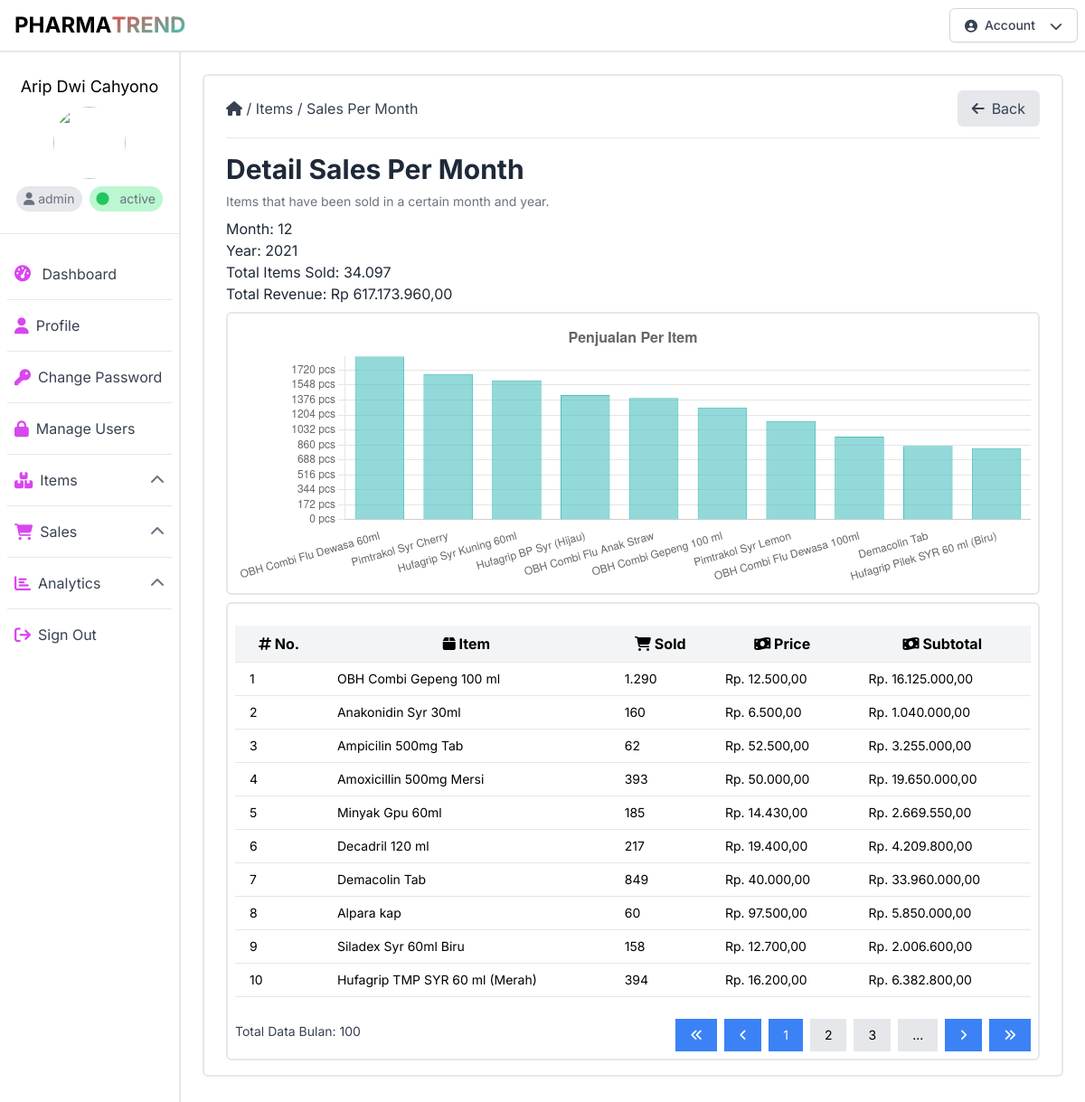
Screenshot of /detail_sales_per_month.php?month=12&year=2021 (signed in) with the database file from the repository.
### tables this page shows
CREATE TABLE `sales` (
  `id` int(11) NOT NULL,
  `code` varchar(32) NOT NULL,
  `sold` varchar(256) NOT NULL,
  `month` varchar(16) NOT NULL,
  `year` varchar(16) NOT NULL,
  `created_at` datetime NOT NULL,
  `updated_at` datetime NOT NULL,
  `id_item` int(11) NOT NULL,
  `id_user` int(11) NOT NULL
);

CREATE TABLE `items` (
  `id` int(11) NOT NULL,
  `code` varchar(32) NOT NULL,
  `name` varchar(128) NOT NULL,
  `price` varchar(256) NOT NULL,
  `unit` varchar(32) NOT NULL,
  `stock` varchar(256) NOT NULL,
  `created_at` datetime NOT NULL,
  `updated_at` datetime NOT NULL,
  `id_user` int(11) NOT NULL
);

### public/detail_sales_per_month.php (the view, shortened to what this page needs)
<?php
require_once("config.php");
$month = $_GET['month'];
$year = $_GET['year'];
$query = "SELECT sales.id, sales.id_item, sales.sold, sales.month, sales.year, items.id, items.code, items.name, items.unit, items.price, items.stock, items.created_at, items.updated_at, items.id_user, users.id, users.fullname, users.email, users.phone, users.address, users.photo, users.created_at, users.updated_at FROM sales INNER JOIN items ON sales.id_item = items.id INNER JOIN users ON items.id_user = users.id WHERE sales.month = $month AND sales.year = $year ORDER BY sales.year ASC, sales.month ASC";
$result = mysqli_query($conn, $query);
$labels = [];
$data = [];
$totalSold = 0;
$revenue = 0;
while ($row = mysqli_fetch_assoc($result)) {
    $item = $row['name'];
    if (!in_array($item, $labels)) {
        $labels[] = $item;
    }
    $data[] = $row['sold'];
    $sold = $row['sold'];
    $price = $row['price'];
    $totalSold += $sold;
    $itemRevenue = $sold * $price;
    $revenue += $itemRevenue;
}
array_multisort($data, SORT_DESC, $labels);
$topLabels = array_slice($labels, 0, 10);
$topData = array_slice($data, 0, 10);
$labelsJSON = json_encode($topLabels);
$dataJSON = json_encode($topData);
$itemsPerPage = 10;
$totalRowsQuery = "SELECT COUNT(*) AS total_rows FROM sales WHERE month = $month AND year = $year";
$totalRowsResult = mysqli_query($conn, $totalRowsQuery);
$totalRowsRow = mysqli_fetch_assoc($totalRowsResult);
$totalRows = $totalRowsRow['total_rows'];
$totalPages = ceil($totalRows / $itemsPerPage);
$currentpage = isset($_GET['page']) ? $_GET['page'] : 1;
$offset = ($currentpage - 1) * $itemsPerPage;
$query2 = "SELECT sales.id, sales.id_item, sales.sold, sales.month, sales.year, items.id, items.code, items.name, items.unit, items.price, items.stock, items.created_at, items.updated_at, items.id_user, users.id, users.fullname, users.email, users.phone, users.address, users.photo, users.created_at, users.updated_at FROM sales INNER JOIN items ON sales.id_item = items.id INNER JOIN users ON items.id_user = users.id WHERE sales.month = $month AND sales.year = $year ORDER BY sales.year ASC, sales.month ASC LIMIT $itemsPerPage OFFSET $offset";
$firstPage = 1;
$lastPage = $currentpage == $totalPages;
$prevPage = $currentpage - 1;
$nextPage = $currentpage + 1;
$result2 = mysqli_query($conn, $query2);
?>
<!DOCTYPE html>
<html lang="id">
<head>
    <link rel="stylesheet" href="css/output.css">
    <link rel="stylesheet" href="https://cdnjs.cloudflare.com/ajax/libs/font-awesome/6.4.0/css/all.min.css" />
</head>
<body class="font-inter">
    <header class="bg-white w-full border-b-2 border-gray-200">
        <?php
        include("components/navbar.php");
        ?>
    </header>
    <div class="container-fluid mx-auto h-auto">
        <div class="flex">
            <?php
            include("components/sidebar.php");
            ?>
            <div class="w-10/12 h-[calc(100vh-3.5rem)] p-2 md:p-4 lg:p-6 xl:p-8 overflow-y-auto mb-10">
                <div class="w-full h-auto border-2 border-gray-200 rounded-md py-4 px-6">
                    <div class="flex items-center gap-2 mb-3 justify-between">
                        <div>
                            <a href="dashboard.php" class="text-gray-700 hover:text-gray-950"><i
                                class="fas fa-home"></i></a>
                            <span class="text-gray-700">/</span>
                            <a href="items.php" class="text-gray-700 hover:text-gray-950">Items</a>
                            <span class="text-gray-700">/</span>
                            <a href="sales_per_month.php" class="text-gray-700 hover:text-gray-950">Sales Per Month</a>
                        </div>
                        <button class="flex flex-row justify-center items-center bg-gray-200 hover:bg-gray-300 rounded-md px-4 py-2 text-gray-700 space-x-2" onclick="window.history.back();">
                            <i class="fas fa-arrow-left"></i>
                            <span>Back</span>
                        </button>
                    </div>
                    <hr>
                    <div class="flex flex-col gap-4 mt-4">
                        <div class="flex flex-col gap-2">
                            <div class="">
                                <h1 class="text-3xl font-bold text-gray-800">Detail Sales Per Month</h1>
                                <p class="mt-2 text-sm text-gray-500">Items that have been sold in a certain month and year.</p>
                            </div>
                            <div class="">
                                <h2 class="text-md text-gray-800">Month: <?php echo $month; ?></h2>
                                <h2 class="text-md text-gray-800">Year: <?php echo $year; ?></h2>
                                <h2 class="text-md text-gray-800">Total Items Sold: <?php echo number_format($totalSold, 0, ',', '.'); ?></h2>
                                <h2 class="text-md text-gray-800">Total Revenue: Rp <?php echo number_format($revenue, 2, ',', '.'); ?></h2>
                            </div>
                            <div class="w-full h-auto border-2 border-gray-200 rounded-md py-2 px-2">
                                <canvas id="salesChart" height="100px"></canvas>
                            </div>
                            <div class="w-full h-auto border-2 border-gray-200 rounded-md py-2 px-2">
                                <table class="w-full mt-4">
                                    <thead>
                                        <tr>
                                            <th class="py-2 px-4 bg-gray-100 border-b">
                                                <i class="fas fa-hashtag"></i>
                                                No.
                                            </th>
                                            <th class="py-2 px-4 bg-gray-100 border-b">
                                                <i class="fas fa-box"></i>
                                                Item
                                            </th>
                                            <th class="py-2 px-4 bg-gray-100 border-b">
                                                <i class="fas fa-shopping-cart"></i>
                                                Sold
                                            </th>
                                            <th class="py-2 px-4 bg-gray-100 border-b">
                                                <i class="fas fa-money-bill-wave"></i>
                                                Price
                                            </th>
                                            <th class="py-2 px-4 bg-gray-100 border-b">
                                                <i class="fas fa-money-bill-wave"></i>
                                                Subtotal
                                            </th>
                                        </tr>
                                    </thead>
                                    <tbody>
                                        <?php
                                        $no = ($currentpage - 1) * $itemsPerPage + 1;
                                        while ($row = mysqli_fetch_assoc($result2)) {
                                            $itemName = $row['name'];
                                            $itemSold = $row['sold'];
                                            $itemPrice = $row['price'];
                                            $itemSubtotal = $itemSold * $itemPrice;
                                        ?>
                                            <tr>
                                                <td class="text-sm py-2 px-4 border-b"><?php echo $no; ?></td>
                                                <td class="text-sm py-2 px-4 border-b"><?php echo $itemName; ?></td>
                                                <td class="text-sm py-2 px-4 border-b"><?php echo number_format($itemSold, 0, ',', '.'); ?></td>
                                                <td class="text-sm py-2 px-4 border-b">Rp. <?php echo number_format($itemPrice, 2, ',', '.'); ?></td>
                                                <td class="text-sm py-2 px-4 border-b">Rp. <?php echo number_format($itemSubtotal, 2, ',', '.'); ?></td>
                                            </tr>
                                        <?php
                                            $no++;
                                        }
                                        ?>
                                    </tbody>
                                </table>
                                <div class="flex items-center justify-between mt-4">
                                    <div class="flex items-center">
                                        <p class="text-sm text-gray-700">Total Data Bulan: <?php echo $totalRows; ?></p>
                                    </div>
                                    <div class="flex items-center justify-between">
                                        <div class="flex flex-row items-center justify-end gap-2 mt-2 text-sm">
                                            <?php if ($totalPages > 1) { ?>
                                                <a href="?month=<?php echo $month; ?>&year=<?php echo $year; ?>&page=<?php echo $firstPage; ?>" class="py-2 px-4 bg-blue-500 text-white hover:bg-blue-600">
                                                        <i class="fas fa-angle-double-left"></i>
                                                </a>
                                                <a href="?month=<?php echo $month; ?>&year=<?php echo $year; ?>&page=<?php echo $prevPage; ?>" class="py-2 px-4 bg-blue-500 text-white hover:bg-blue-600">
                                                        <i class="fas fa-angle-left"></i>
                                                </a>
                                                <?php for ($i = 1; $i <= $totalPages; $i++) { ?>
                                                    <?php if ($i == $currentpage) { ?>
                                                        <a href="?month=<?php echo $month; ?>&year=<?php echo $year; ?>&page=<?php echo $i; ?>" class="py-2 px-4 bg-blue-500 text-white hover:bg-blue-600"><?php echo $i; ?></a>
                                                    <?php }  else if ($i == $totalPages - 1) { ?>
                                                        <a href="#" class="py-2 px-4 bg-gray-200 hover:bg-gray-300">...</a>
                                                    <?php } else if($i > $currentpage - 3 && $i < $currentpage + 3) { ?>
                                                        <a href="?month=<?php echo $month; ?>&year=<?php echo $year; ?>&page=<?php echo $i; ?>" class="py-2 px-4 bg-gray-200 hover:bg-gray-300"><?php echo $i; ?></a>
                                                    <?php } ?>
                                            <?php } ?>
                                            <a href="?month=<?php echo $month; ?>&year=<?php echo $year; ?>&page=<?php echo $nextPage; ?>" class="py-2 px-4 bg-blue-500 text-white hover:bg-blue-600">
                                                    <i class="fas fa-angle-right"></i>
                                            </a>
                                            <a href="?month=<?php echo $month; ?>&year=<?php echo $year; ?>&page=<?php echo $lastPage; ?>" class="py-2 px-4 bg-blue-500 text-white hover:bg-blue-600">
                                                    <i class="fas fa-angle-double-right"></i>
                                            </a>
                                        <?php } ?>
                                        </div>
                                    </div>
                                </div>
                            </div>
                        </div>
                    </div>
                </div>
            </div>
        </div>
        <script>
    // Mengambil data JSON dari PHP
    var labels = <?php echo $labelsJSON; ?>;
    var data = <?php echo $dataJSON; ?>;
    // Membuat chart menggunakan Chart.js
    var ctx = document.getElementById('salesChart').getContext('2d');
    var myChart = new Chart(ctx, {
        type: 'bar',
        data: {
            labels: labels,
            datasets: [{
                label: 'Jumlah Terjual',
                data: data,
                backgroundColor: 'rgba(75, 192, 192, 0.6)',
                borderColor: 'rgba(75, 192, 192, 1)',
                borderWidth: 1
            }]
        },
        options: {
            responsive: true,
            scales: {
                x: {
                    grid: {
                        display: false
                    }
                },
                y: {
                    grid: {
                        color: 'rgba(0, 0, 0, 0.1)',
                        borderWidth: 1
                    },
                    ticks: {
                        beginAtZero: true,
                        callback: function (value, index, values) {
                            return value + ' pcs';
                        },
                        precision: 0,
                        stepSize: 1
                    }
                }
            },
            plugins: {
                legend: {
                    display: false
                },
                tooltip: {
                    callbacks: {
                        label: function (context) {
                            return 'Terjual: ' + context.raw + ' pcs';
                        }
                    }
                },
                title: {
                    display: true,
                    text: 'Penjualan Per Item',
                    font: {
                        size: 16,
                        weight: 'bold'
                    }
                }
            }
        }
    });
</script>
    </body>
</html>

### rows the page displays
sales: id_item.name "OBH Combi Gepeng 100 ml", sold "1.290", id_item.price "12.500,00", sold.price "16.125.000,00"
sales: id_item.name "Anakonidin Syr 30ml", sold "160", id_item.price "6.500,00", sold.price "1.040.000,00"
sales: id_item.name "Ampicilin 500mg Tab", sold "62", id_item.price "52.500,00", sold.price "3.255.000,00"
sales: id_item.name "Amoxicillin 500mg Mersi", sold "393", id_item.price "50.000,00", sold.price "19.650.000,00"
sales: id_item.name "Minyak Gpu 60ml", sold "185", id_item.price "14.430,00", sold.price "2.669.550,00"
sales: id_item.name "Decadril 120 ml", sold "217", id_item.price "19.400,00", sold.price "4.209.800,00"
sales: id_item.name "Demacolin Tab", sold "849", id_item.price "40.000,00", sold.price "33.960.000,00"
sales: id_item.name "Alpara kap", sold "60", id_item.price "97.500,00", sold.price "5.850.000,00"
sales: id_item.name "Siladex Syr 60ml Biru", sold "158", id_item.price "12.700,00", sold.price "2.006.600,00"
sales: id_item.name "Hufagrip TMP SYR 60 ml (Merah)", sold "394", id_item.price "16.200,00", sold.price "6.382.800,00"

### other values shown
$_SESSION["fullname"] "Arip Dwi Cahyono"
$_SESSION["role"] "admin"
$_SESSION["status"] "active"
$month "12"
$year "2021"
$totalSold "34.097"
$revenue "617.173.960,00"
$totalRows "100"
chart data {{ $dataJSON }} ["1877","1674","1601","1433","1400","1290","1135","956","849","822"]
